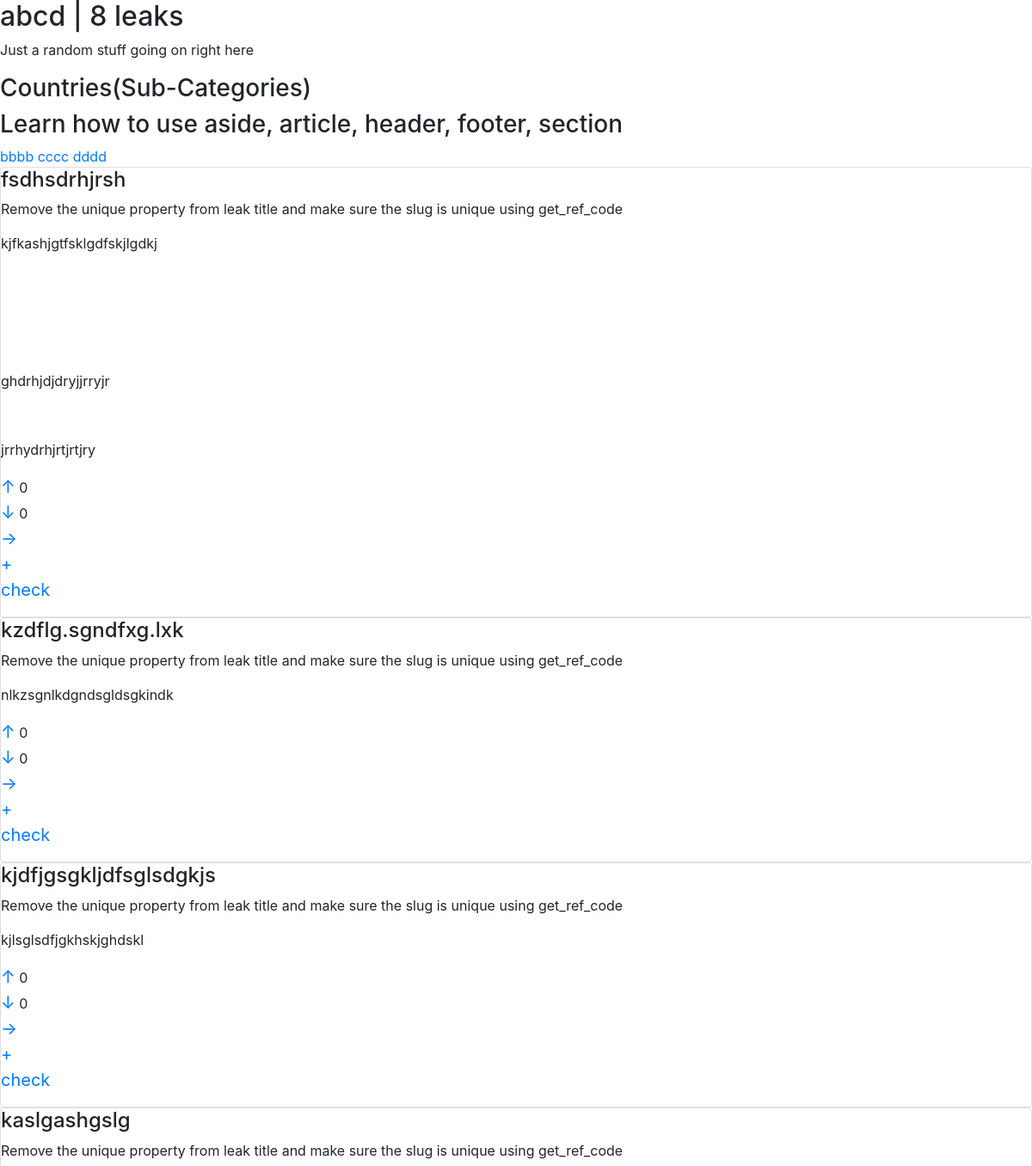
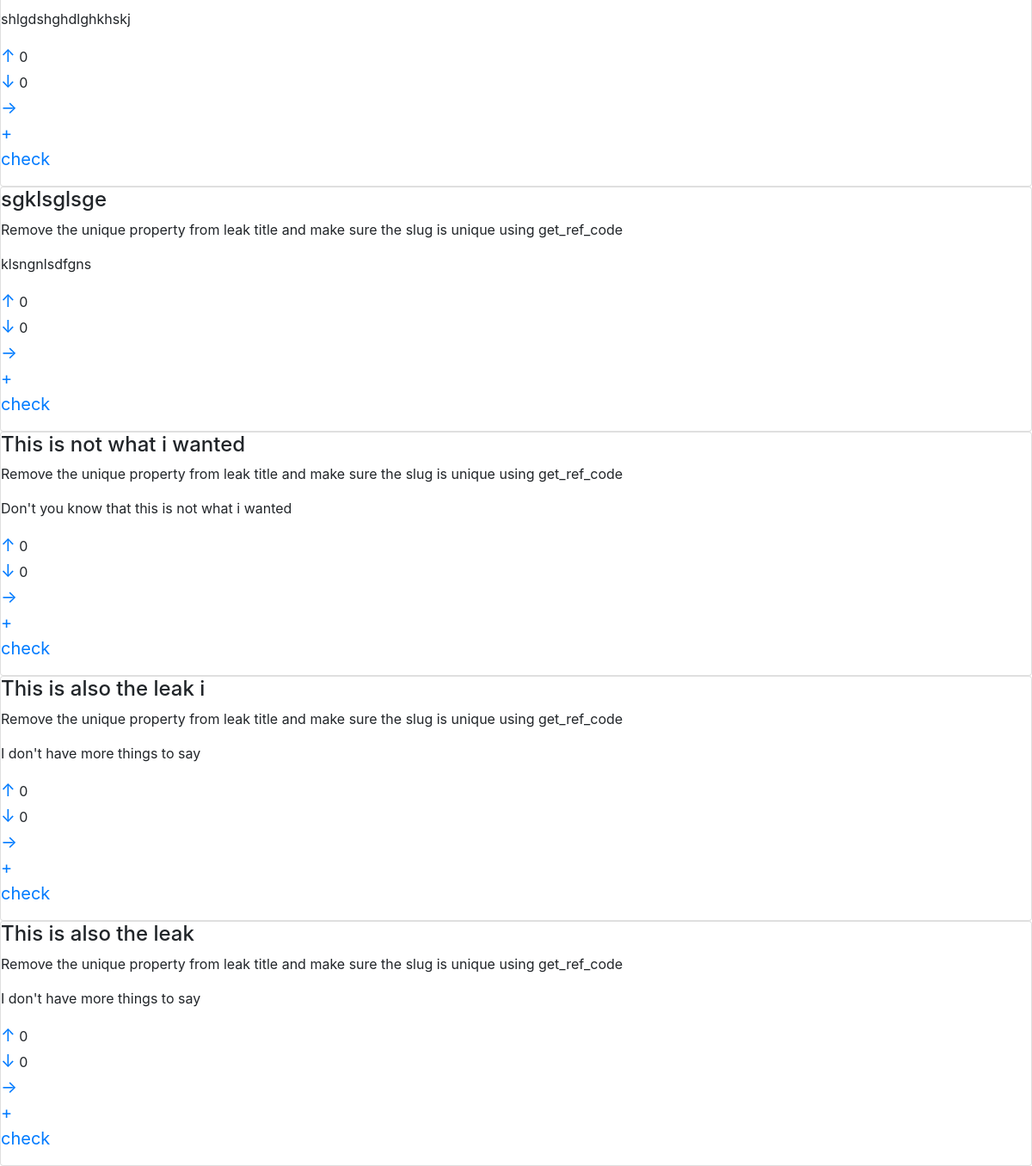
Screenshot of /leak-c/abcd with the database file from the repository (2 pictures, top to bottom).
### leak/models.py (models this page shows, shortened)
class Category(models.Model):
    title = models.CharField(max_length=100, unique=True, verbose_name=_('title'))
    description = RichTextField(verbose_name=_('description'))
    number_of_leaks = models.PositiveIntegerField(default=0, verbose_name=_('number of leaks')) # remove this field
    date = models.DateTimeField(auto_now_add=True)
    slug = models.SlugField(null=True, unique=True)
    views = models.PositiveIntegerField(default=0)
    class Meta:
        verbose_name_plural = 'categories'
    def save(self, *args, **kwargs):
        self.slug = slugify(self.title)
        return super().save(*args, **kwargs)

class Subcategory(models.Model):
    category = models.ForeignKey(Category, blank=True, null=True, on_delete=models.CASCADE, related_name='subcategories')
    title = models.CharField(max_length=100, verbose_name=_('title'), unique=True)
    description = RichTextField(verbose_name=_('description'))
    picture = models.OneToOneField(Image, on_delete=models.SET_NULL, related_name='subcategory', null=True, blank=True, verbose_name=_('picture'))
    number_of_leaks = models.PositiveIntegerField(default=0, verbose_name=_('number of leaks'))
    date = models.DateTimeField(auto_now_add=True)
    creator = models.OneToOneField(User, blank=True, null=True, on_delete=models.SET_NULL, related_name='created_subcategory')
    language = models.CharField(max_length=100, choices=LANGUAGES, default='en', verbose_name=_("Official Language"))
    slug = models.SlugField(null=False, unique=True)
    members = models.ManyToManyField(User, blank=True, related_name='subcategories')
    views = models.PositiveIntegerField(default=0)
    likes = models.ManyToManyField(User, blank=True, related_name='subcategories_liked')
    class Meta:
        verbose_name_plural = 'subcategories'

class Leak(models.Model):
    title = models.CharField(max_length=200, verbose_name=_('title'))
    story = RichTextField(verbose_name=_('story'), null=True) # try to change the verbose name and see what will happen
    date = models.DateTimeField(auto_now_add=True)
    category = models.ForeignKey(Category, on_delete=models.CASCADE, null=True, blank=True, related_name='leaks_category')
    subcategory = models.ForeignKey(Subcategory, on_delete=models.CASCADE, null=True, blank=True, related_name='leaks_subcategory')
    views = models.PositiveIntegerField(default=0)
    upvotes = models.PositiveIntegerField(default=0)
    downvotes = models.PositiveIntegerField(default=0)
    voters = models.ManyToManyField(User, blank=True, related_name='leaks_voted')
    slug = models.SlugField(null=True, unique=True)
    shares = models.PositiveIntegerField(default=0)
    class Meta:
        ordering = ('-id',)
    @property
    def get_number_of_upvotes(self):
        return getSimplifiedNumber(self.upvotes)
    @property
    def get_number_of_downvotes(self):
        return getSimplifiedNumber(self.downvotes)

### leak/views.py (the view, shortened to what this page needs)
# urls.py: path('c/<slug:slug>', views.CategoryLeakView.as_view(), name='category-leaks'),
class CategoryLeakView(DetailView):
    model = Category
    context_object_name = 'category'
    template_name = 'leak/category_leaks.html'
    slug_field = 'slug'
    def get_context_data(self, **kwargs):
        context = super().get_context_data(**kwargs)
        category = context['category'] # handle like 1000 subcategories
        context['leaks'] = Leak.objects.filter(category=category)[:20]
        context['subcategories'] = Subcategory.objects.filter(category=category)
        context['user'] = self.request.user
        category.views += 1
        category.save()
        return context
    def get(self, request, slug):
        return super(CategoryLeakView, self).get(request, slug)

### src/utils.py (called while the page is built)
def getSimplifiedNumber(num):
    if num < 1000:
        return num
    elif num < 1000000:
        num = num / 1000
        num = round(num, 1)
        return f"{num}k"
    elif num < 1000000000:
        num = num / 1000000
        num = round(num, 1)
        return f"{num}M"
    elif num < 1000000000000:
        num = num / 1000000000
        num = round(num, 1)
        return f"{num}B"
    return num

### leak/templates/leak/category_leaks.html (shortened to what this page needs)
{% extends 'leak/base.html' %}
{% load static %}
{% block content %}
<h2>
    {{category.title}} | {{category.leaks_category.all.count}} leaks
</h2>
<div>
    {{category.description|safe}}
</div>
<h3>Countries(Sub-Categories)</h3>
<h3>
    Learn how to use aside, article, header, footer, section
</h3>
{% for s in subcategories %}
    <div>
        <a href="{% url 'leak:subcategory-leaks' s.slug %}">{{s.title}}</a>
    </div>
{% endfor %}
<div class="card-container infinite-container">
{% for leak in leaks %}
    {% include 'leak/leak.html' %}
{% endfor %}
</div>
{% endblock content %}

### leak/templates/leak/base.html (shortened to what this page needs)
{% extends 'base.html' %}

### templates/base.html (shortened to what this page needs)
{% load static %}
<!DOCTYPE html>
<html lang="en">
<head>
    {% load pwa %}
    <link rel="stylesheet" href="https://stackpath.bootstrapcdn.com/bootstrap/4.5.2/css/bootstrap.min.css"
>
    <link rel="stylesheet" href="https://pro.fontawesome.com/releases/v5.10.0/css/all.css"/>
</head>
    <body>
        {% block content %}
        {% endblock content %}
    </body>
</html>

### leak/templates/leak/leak.html
<div class='card infinite-item'>
    <h4>{{leak.title}}</h4>
    Remove the unique property from leak title and make sure the slug is unique using get_ref_code
    <p>
        <div>
            {{leak.story|safe}}
        </div>
        <span>
            <a style="font-size:20px; text-decoration: none;" class="upvote-leak" href="{% url 'leak:leak-upvote' leak.id %}">↑</a>
            <span>
                {{leak.get_number_of_upvotes}}
            </span>
        </span>
        <span>
            <a style="font-size:20px; text-decoration: none;" class="downvote-leak" href="{% url 'leak:leak-downvote' leak.id %}">↓</a>
            <span>
                {{leak.get_number_of_downvotes}}
            </span>
        </span>
        <span>
            <a style="font-size:20px; text-decoration: none;" href="{% url 'leak:leak-detail' leak.slug %}">→</a>
        </span>
        {% if pg != 'archive' %}
            <span>
                <a class="add-leak-to-archive" style="font-size:20px; text-decoration: none;" href="#" data-href="{% url 'archive:add-leak' leak.id %}">+</a>
            </span>
        {% else %}
            <span>
                <a class="remove-leak-from-archive" style="font-size:20px; text-decoration: none;" href="#" data-href="{% url 'archive:remove-leak' leak.id %}">-</a>
            </span>
        {% endif %}
        <span>
            <a  style="font-size:20px; text-decoration: none;" href="#">check</a>
        </span>
    </p>
</div>

### rows the page displays
Category: title "abcd", leaks_category.all.count "8", description "Just a random stuff going on right here"
Subcategory: title "bbbb cccc dddd"
Leak: title "fsdhsdrhjrsh", story "kjfkashjgtfsklgdfskjlgdkj ghdrhjdjdryjjrryjr jrrhydrhjrtjrtjry", get_number_of_upvotes "0", get_number_of_downvotes "0"
Leak: title "kzdflg.sgndfxg.lxk", story "nlkzsgnlkdgndsgldsgkindk", get_number_of_upvotes "0", get_number_of_downvotes "0"
Leak: title "kjdfjgsgkljdfsglsdgkjs", story "kjlsglsdfjgkhskjghdskl", get_number_of_upvotes "0", get_number_of_downvotes "0"
Leak: title "kaslgashgslg", story "shlgdshghdlghkhskj", get_number_of_upvotes "0", get_number_of_downvotes "0"
Leak: title "sgklsglsge", story "klsngnlsdfgns", get_number_of_upvotes "0", get_number_of_downvotes "0"
Leak: title "This is not what i wanted", story "Don't you know that this is not what i wanted", get_number_of_upvotes "0", get_number_of_downvotes "0"
Leak: title "This is also the leak i", story "I don't have more things to say", get_number_of_upvotes "0", get_number_of_downvotes "0"
Leak: title "This is also the leak", story "I don't have more things to say", get_number_of_upvotes "0", get_number_of_downvotes "0"
